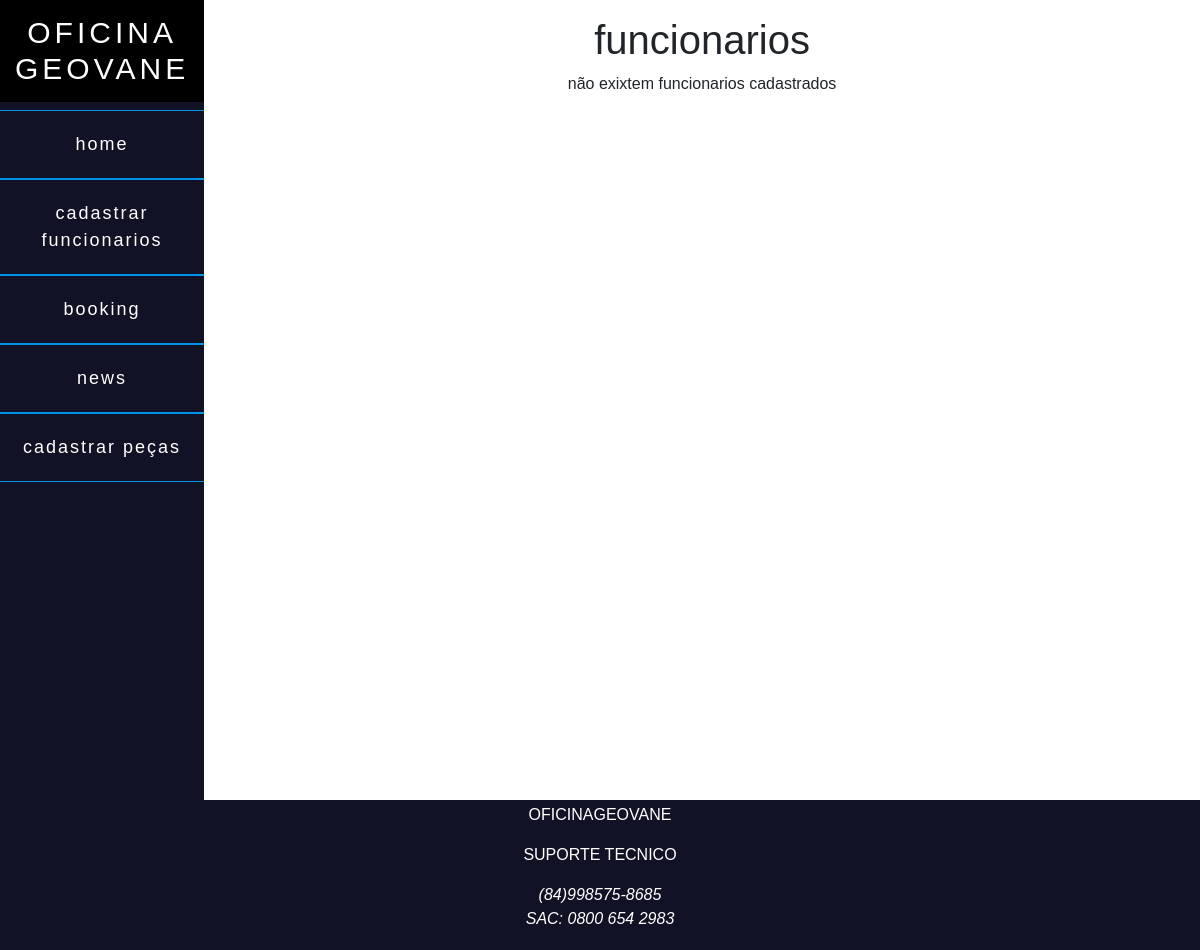
Page /lista_funcionarios/ on the earlier database version.
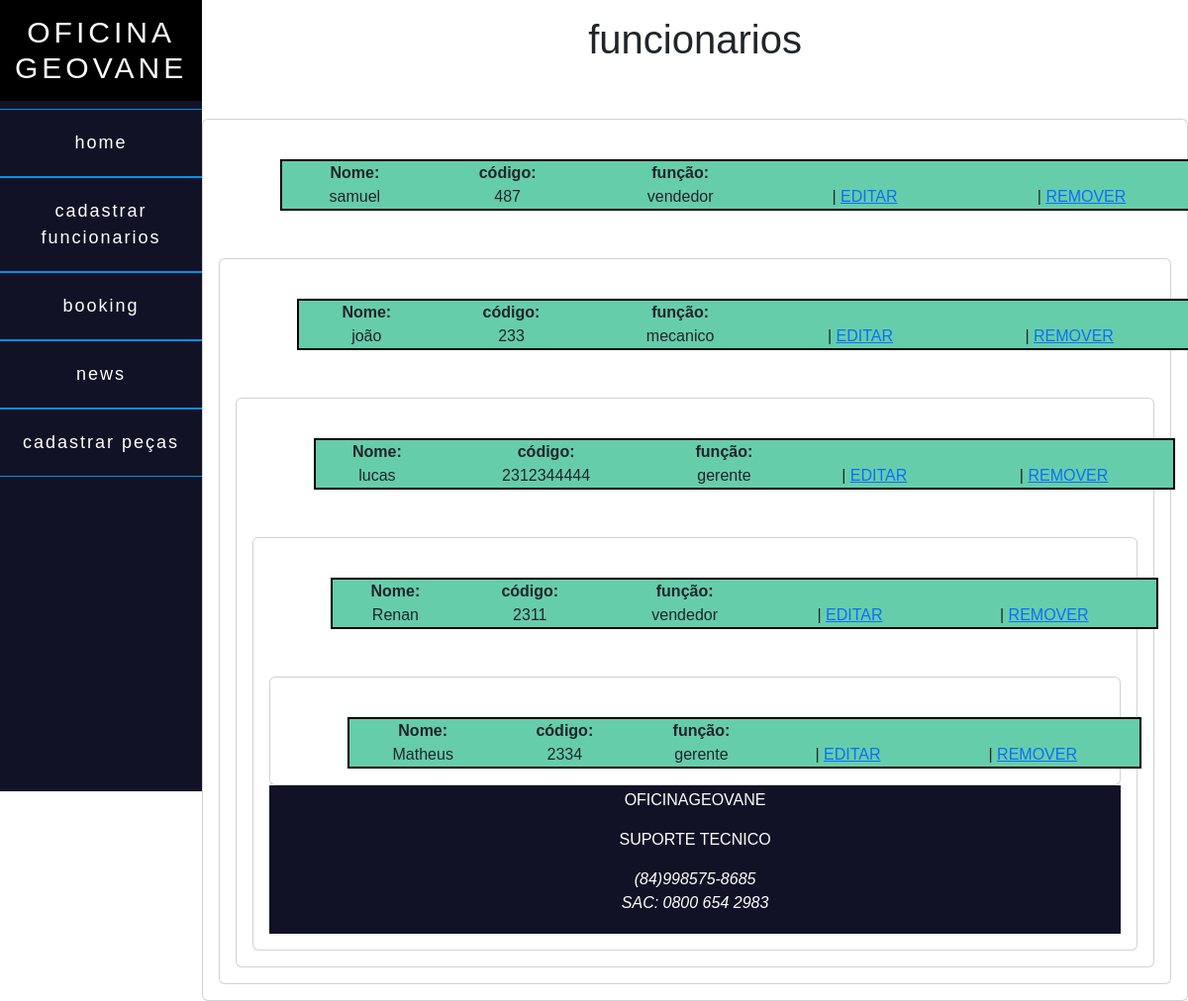
Same page on the later database version.
### core/models.py (models this page shows)
class funcionarios(models.Model):
    nome = models.CharField('nome', max_length=40)
    senha = models.IntegerField('senha')
    funcao= models.CharField('funcao', max_length=20)

### core/views.py (the view)
# urls.py: path('lista_funcionarios/',lista_funcionarios,name='lista_funcionarios'),
def lista_funcionarios(request):
    funcionario = funcionarios.objects.all()
    contexto={
        'todos_funcionarios': funcionario
    }
    return render(request, 'funcionarios.html',contexto)

### template/funcionarios.html (shortened to what this page needs)
{% extends 'base/base.html'%}
{% block conteudo%}
    <div class="container-fluid">
    <div class="row mt-3">
      <div class="col-12">
  <h1 class="func">funcionarios</h1>
</div>
   </div>
   {% for funcionario in todos_funcionarios %}
   <div class="row mt-5">
    <div class="card">
    <div class="card-body">
    <table class="tabela">
      <tr>
        <th>Nome:</th>
        <th>código:</th>
        <th>função:</th>
     </tr>
     <tr><br>
      <td>{{funcionario.nome}}</td>
      <td>{{funcionario.senha}}</td>
      <td>{{funcionario.funcao}}</td>
      <td>| <a href="{% url 'editar_funcionario' funcionario.id %}">EDITAR</a> </td>
      <td>| <a href="{% url 'remover_funcionario' funcionario.id %}">REMOVER</a></td>
     </tr>
  </table>
  {% empty %}
   <p>não exixtem funcionarios cadastrados</p>
   {% endfor %}
  </div>
  </div>
   {% endblock %}

### template/base/base.html (shortened to what this page needs)
<!DOCTYPE html>
<html lang="en">
<head>
    <link href="https://cdn.jsdelivr.net/npm/bootstrap@5.2.0/dist/css/bootstrap.min.css" rel="stylesheet"
>
</head>
<body>
    {% include './menu.html' %}
    {% block conteudo %}{% endblock%}
    {% include './rodape.html' %}
</body>
</html>

### template/base/menu.html (shortened to what this page needs)
<div class="main">
    <div class="menu fixed">
        <h2 id="logo">OFICINA GEOVANE</h2>
        <a href="{% url 'adiministrador' %}">home</a>
        <a href="{% url 'cadastrar_funcionario' %}">cadastrar funcionarios</a>
        <a href="#">booking</a>
        <a href="#">news</a>
        <a href="{% url 'percas_cadastrar' %}">cadastrar peças</a><br><br><br><br>
    </div>

### template/base/rodape.html (shortened to what this page needs)
 <footer>
    <p class="text-center">OFICINAGEOVANE</p>
    <p class="text-center">SUPORTE TECNICO</p>
    <i class="bi bi-whatsapp">(84)998575-8685</i><br>
    <p class="text-center"><i class="bi bi-telephone-forward">SAC: 0800 654 2983</i></p>
  </footer>

### template/funcionarios.html (style rules this page uses)
* { padding: 0px; margin: 0px; box-sizing: border-box; list-style: none; font-family: 'poppins', sans-serif; }
.main { width: 100%; height: 100vh; display: flex; text-align: center; }
.menu { width: 20%; background-color: #121227; }
#logo { color: #fff; font-size: 30px; letter-spacing: 4px; padding: 15px; background-color: black; }
.menu a { text-decoration: none; color: #fff; font-size: 18px; letter-spacing: 2px; display: list-item; padding: 20px; border-top: 1px solid #0093E9; border-bottom: 1px solid #0093E9; }
.tabela { background-color: #66CDAA; border: 2px solid black; width: 100%; margin-left: 50px; }
footer { text-align: center; padding: 3px; background-color: #121227; color: white; }

### template/base/menu.html (style rules this page uses)
* { padding: 0px; margin: 0px; box-sizing: border-box; list-style: none; font-family: 'poppins', sans-serif; }
.main { width: 100%; height: 100vh; display: flex; text-align: center; }
.menu { width: 20%; background-color: #121227; }
#logo { color: #fff; font-size: 30px; letter-spacing: 4px; padding: 15px; background-color: black; }
.menu a { text-decoration: none; color: #fff; font-size: 18px; letter-spacing: 2px; display: list-item; padding: 20px; border-top: 1px solid #0093E9; border-bottom: 1px solid #0093E9; }

### template/base/rodape.html (style rules this page uses)
footer { text-align: center; padding: 3px; background-color: #121227; color: white; }

Differences in the rows shown:
added funcionarios: nome "samuel", senha "487", funcao "vendedor"
added funcionarios: nome "joão", senha "233", funcao "mecanico"
added funcionarios: nome "lucas", senha "2312344444", funcao "gerente"
added funcionarios: nome "Renan", senha "2311", funcao "vendedor"
added funcionarios: nome "Matheus", senha "2334", funcao "gerente"
Other differences:
text no longer shown: "não exixtem funcionarios cadastrados"
